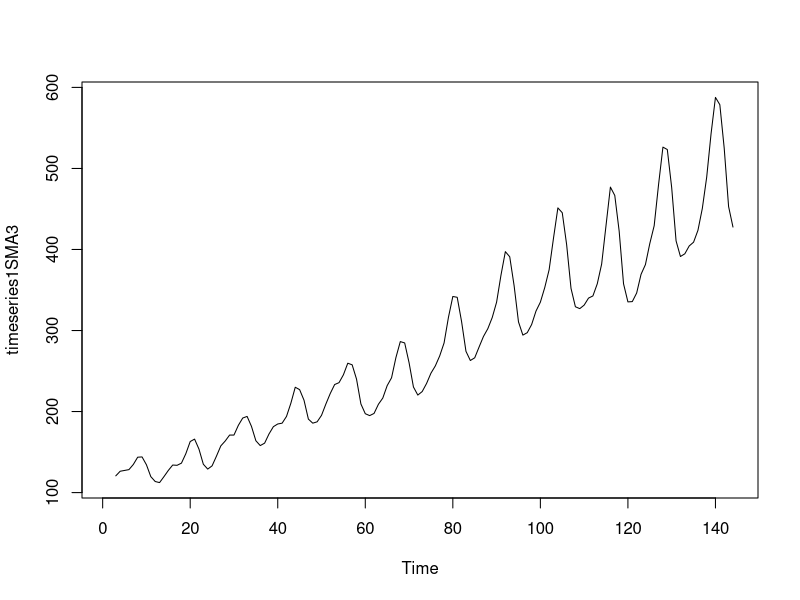
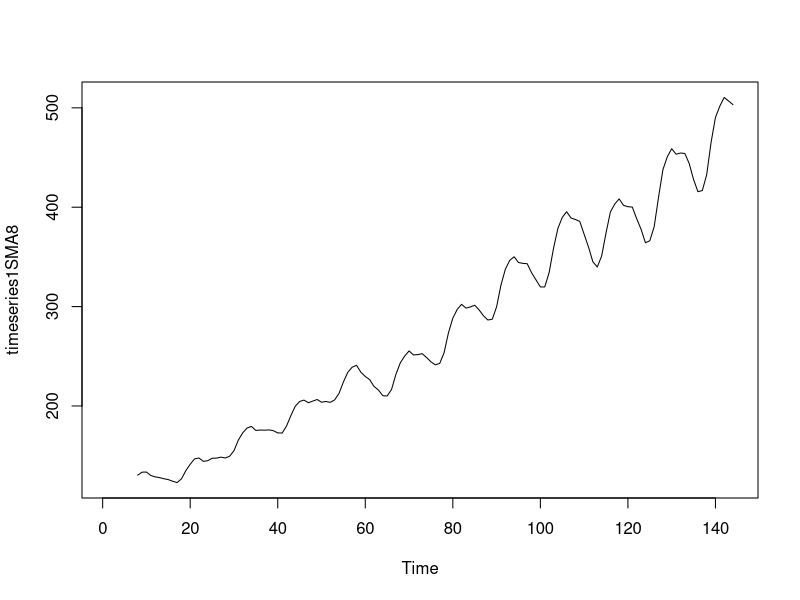
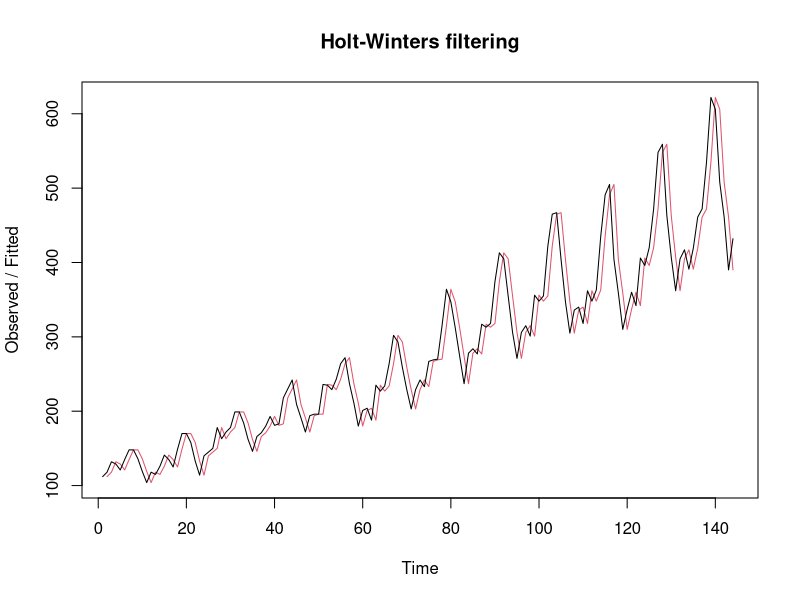
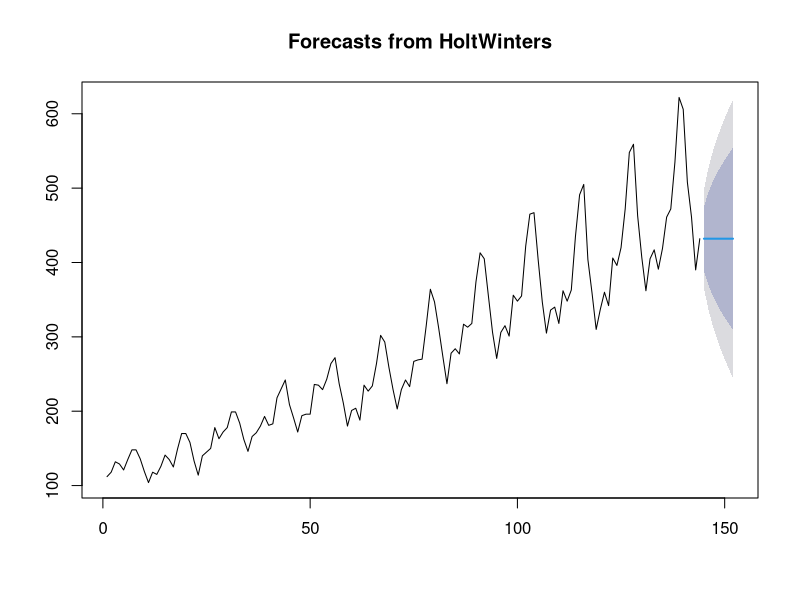
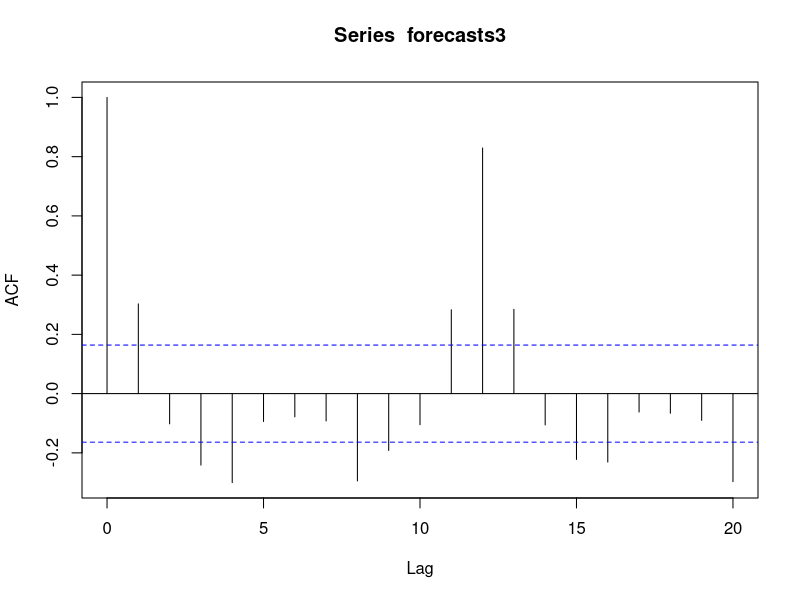
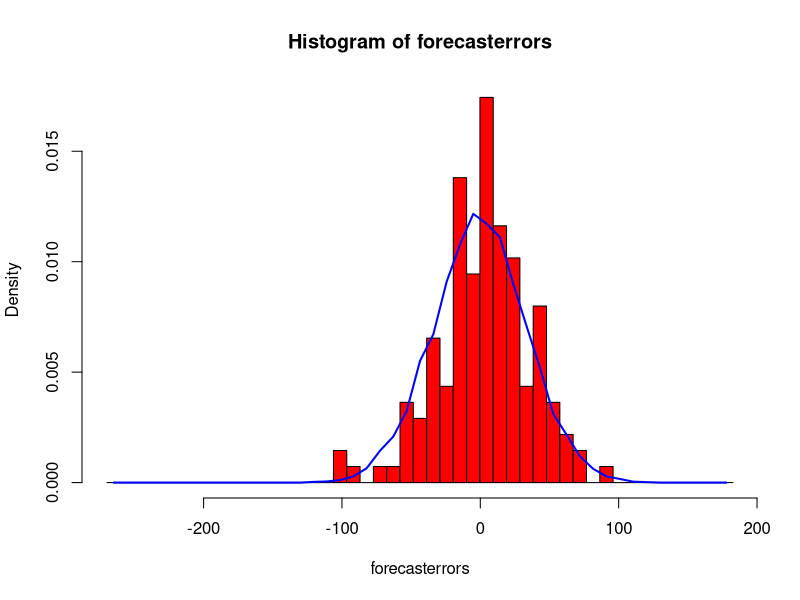
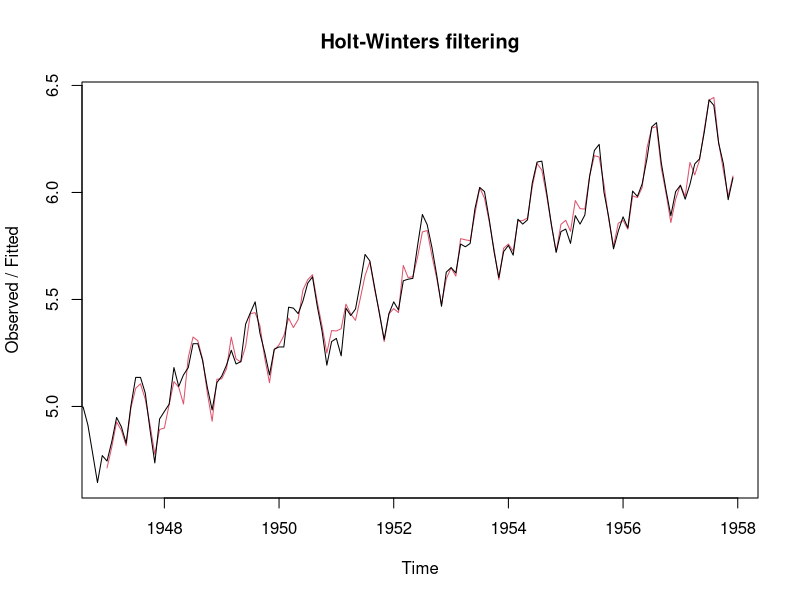
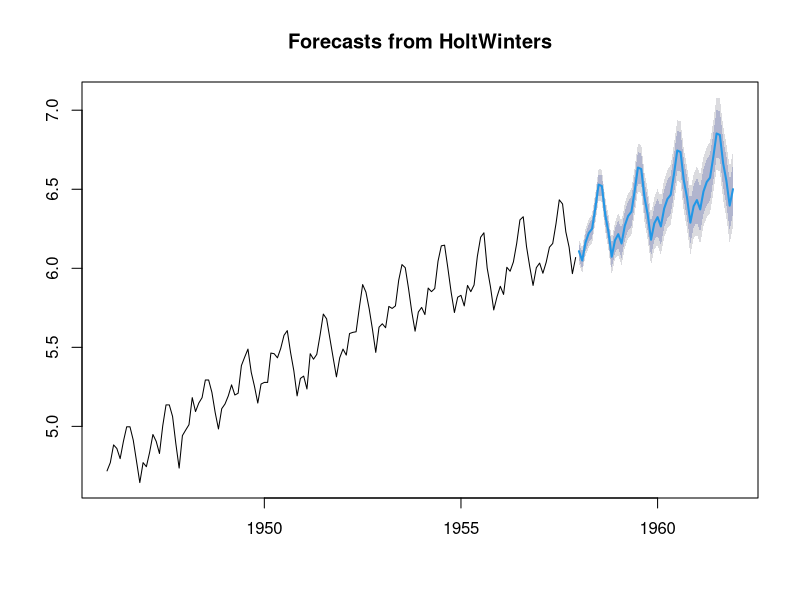

Write R code to recreate these figures, in order.
## ---- chunk 1
library("TTR")
## ---- chunk 2
df = read.csv("./datasets/jat_AIRP2.csv", header=TRUE)

# Conversion a serie de tiempo 
serie1 = ts(df)
## ---- chunk 3
timeseries1SMA3 <- SMA(serie1,n=3)
plot(timeseries1SMA3)
## ---- chunk 4
timeseries1SMA8 <- SMA(serie1,n=8)
plot(timeseries1SMA8)
## ---- chunk 5
#Trabajando solo con el alfa
forecasts <- HoltWinters(serie1, beta=FALSE, gamma=FALSE)
## ---- chunk 6
forecasts
## ---- chunk 7
forecasts$fitted
## ---- chunk 8
plot(forecasts)
## ---- chunk 9
library("forecast")
forecasts2 <- forecast(forecasts, h=8) # EL PRONOSTICO TENDRA 8 PERIODOS FUTUROS
plot(forecasts2)
## ---- chunk 10
Box.test(forecasts2$residuals, lag=20, type="Ljung-Box")
## ---- chunk 11
forecasts3<-na.omit(forecasts2$residuals)
acf(forecasts3, lag.max=20)
## ---- chunk 12
plotForecastErrors <- function(forecasterrors)
  {
     # make a histogram of the forecast errors:
     mybinsize <- IQR(forecasterrors)/4
     mysd   <- sd(forecasterrors)
     mymin  <- min(forecasterrors) - mysd*5
     mymax  <- max(forecasterrors) + mysd*3
     # generate normally distributed data with mean 0 and standard deviation mysd
     mynorm <- rnorm(10000, mean=0, sd=mysd)
     mymin2 <- min(mynorm)
     mymax2 <- max(mynorm)
     if (mymin2 < mymin) { mymin <- mymin2 }
     if (mymax2 > mymax) { mymax <- mymax2 }
     # make a red histogram of the forecast errors, with the normally distributed data overlaid:
     mybins <- seq(mymin, mymax, mybinsize)
     hist(forecasterrors, col="red", freq=FALSE, breaks=mybins)
     # freq=FALSE ensures the area under the histogram = 1
     # generate normally distributed data with mean 0 and standard deviation mysd
     myhist <- hist(mynorm, plot=FALSE, breaks=mybins)
     # plot the normal curve as a blue line on top of the histogram of forecast errors:
     points(myhist$mids, myhist$density, type="l", col="blue", lwd=2)
  }

plotForecastErrors(forecasts3)
## ---- chunk 13
timeseries <- ts(serie1, frequency=12, start=c(1946,1))
timeseries_Smooth <- log(timeseries)
forecasts_Smooth <- HoltWinters(timeseries_Smooth)
plot(forecasts_Smooth)
## ---- chunk 14
forecasts_Smooth_future <- forecast(forecasts_Smooth, h=48)
plot(forecasts_Smooth_future)
## ---- chunk 15
forecasts4<-na.omit(forecasts_Smooth_future$residuals)
acf(forecasts4, lag.max=20)
## ---- chunk 16
Box.test(forecasts4, lag=20, type="Ljung-Box")
## ---- chunk 17
plot.ts(forecasts4)
## ---- chunk 18
plotForecastErrors(forecasts4)
## ---- chunk 19
 
  forecasts5_arima <- arima(timeseries, order=c(0,1,1)) # fit an ARIMA(0,1,1) model
  
  forecasts5_arima_forecasts <- forecast(forecasts5_arima, h=5)
  
  
  plot(forecasts5_arima_forecasts)
  
  forecasts6<-na.omit(forecasts5_arima_forecasts$residuals)
  acf(forecasts6, lag.max=20)
  Box.test(forecasts6, lag=20, type="Ljung-Box")
  plot.ts(forecasts6)
  plotForecastErrors(forecasts6)
